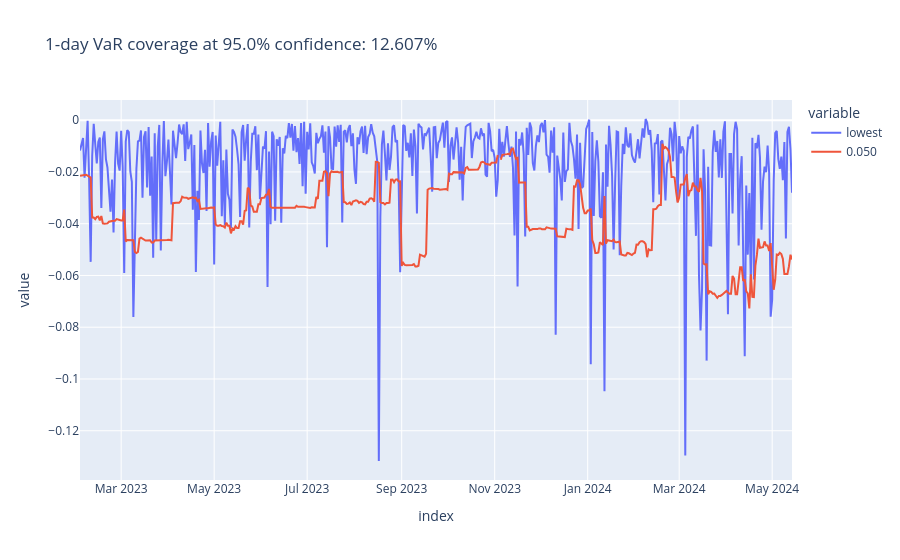

Source (notebook cell):
### Code cell
plot_coverage(df_var_partial, "0.050")

### Figure 1 — Plotly figure (JSON) as saved in the notebook; plotly's stock layout.template omitted (floating-point values rounded to 4 significant figures; data arrays with more than 128 entries replaced by an {"elided": "..."} marker saying what was removed)
{"data": [{"hovertemplate": "variable=lowest<br>index=%{x}<br>value=%{y}<extra></extra>", "legendgroup": "lowest", "line": {"color": "#636efa", "dash": "solid"}, "marker": {"symbol": "circle"}, "mode": "lines", "name": "lowest", "orientation": "v", "showlegend": true, "type": "scatter", "x": {"elided": "468 str values"}, "xaxis": "x", "y": {"elided": "468 float values"}, "yaxis": "y"}, {"hovertemplate": "variable=0.050<br>index=%{x}<br>value=%{y}<extra></extra>", "legendgroup": "0.050", "line": {"color": "#EF553B", "dash": "solid"}, "marker": {"symbol": "circle"}, "mode": "lines", "name": "0.050", "orientation": "v", "showlegend": true, "type": "scatter", "x": {"elided": "468 str values"}, "xaxis": "x", "y": {"elided": "468 float values"}, "yaxis": "y"}], "layout": {"legend": {"title": {"text": "variable"}, "tracegroupgap": 0}, "title": {"text": "1-day VaR coverage at 95.0% confidence: 12.607%"}, "xaxis": {"anchor": "y", "domain": [0, 1], "title": {"text": "index"}}, "yaxis": {"anchor": "x", "domain": [0, 1], "title": {"text": "value"}}}}
